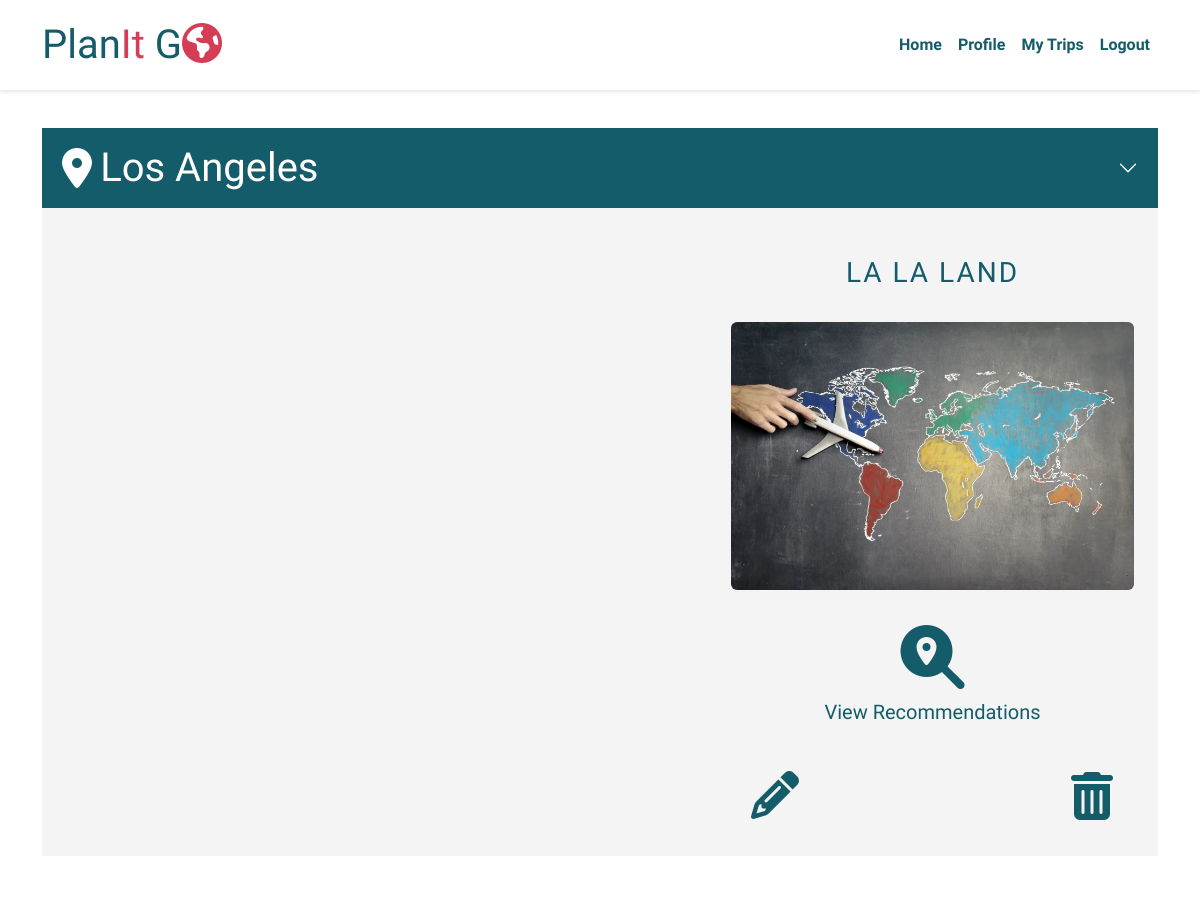
The app's page /trips/la-la-land-baby/49 (signed in, upper part), older data.
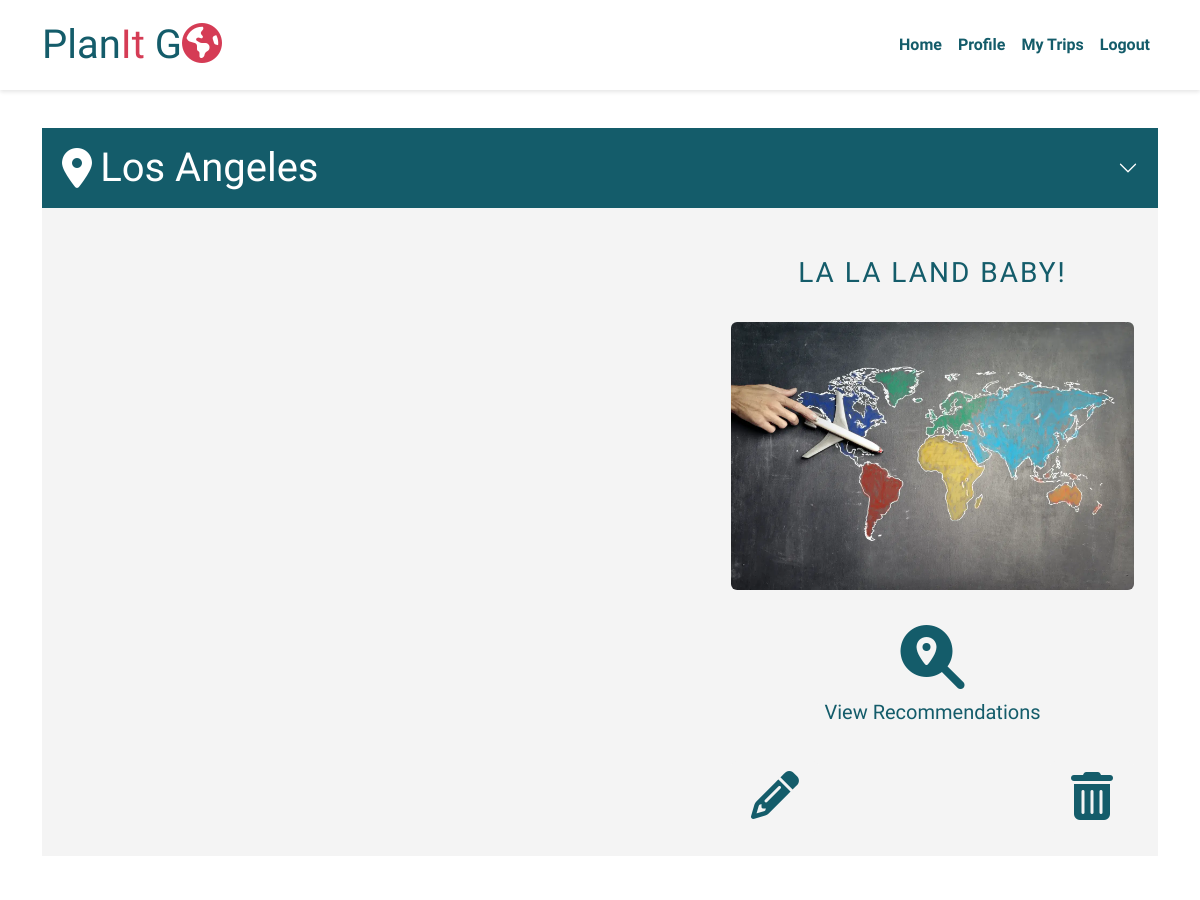
The same page, newer data.
### trips/models.py (models this page shows, shortened)
class Trip(models.Model):
    profile = models.ForeignKey(
        Profile, on_delete=models.CASCADE, related_name="trips"
    )
    location = models.ForeignKey(
        Location, on_delete=models.CASCADE, related_name="trips"
    )
    title = models.CharField(max_length=30, unique=True)
    slug = models.SlugField(max_length=30)
    description = models.TextField(blank=True)
    trip_image = CloudinaryField(
        "image",
        default="placeholder",
        transformation={
            "width": "1500",
            "height": "1000",
            "crop": "fill",
            "gravity": "auto",
            "fetch_format": "auto",
            "quality": "auto",
            "dpr": "auto",
            "responsive": True,
        },
        folder="/images/trips",
        format="webp",
    )
    start_date = models.DateField(blank=True, null=True)
    end_date = models.DateField(blank=True, null=True)
    created_on = models.DateTimeField(auto_now_add=True)
    is_complete = models.BooleanField(default=False)
    places = models.ManyToManyField(
        Place, related_name="trip_place", blank=True
    )
    class Meta:
        ordering = ["-start_date"]

### locations/models.py (models this page shows, shortened)
class Location(models.Model):
    city = models.CharField(max_length=50, unique=True)
    slug = models.SlugField(max_length=50)
    summary = models.TextField()
    latitude = models.DecimalField(max_digits=10, decimal_places=8)
    longitude = models.DecimalField(max_digits=11, decimal_places=8)
    image = CloudinaryField(
        "image",
        default="placeholder",
        folder="/images/locations",
        format="webp",
    )
    approved = models.BooleanField(default=False)
    class Meta:
        ordering = ["-city"]
    def __str__(self):
        return self.city

### trips/views.py (the view, shortened to what this page needs)
class TripDetailView(LoginRequiredMixin, View):
    def get(self, request, slug, trip_id, *args, **kwargs):
        trip = get_object_or_404(Trip, id=trip_id)
        if trip.profile.id == request.user.profile.id:
            geo_data = list(
                Place.objects.filter(
                    id__in=trip.places.values_list("id", flat=True)
                ).values("latitude", "longitude", "name")
            )
            geo_list = []
            p = Paginator(
                Place.objects.filter(location=trip.location, approved=True)
                .exclude(id__in=trip.places.values_list("id", flat=True))
                .order_by("-pk"),
                12,
            )
            page = request.GET.get("page")
            places = p.get_page(page)
            g_maps_api_key = os.environ.get("GOOGLE_MAPS_API_KEY")
            return render(
                request,
                "trips/trip_detail.html",
                {
                    "trip": trip,
                    "places": places,
                    "g_maps_api_key": g_maps_api_key,
                    "geo_list": geo_list,
                },
            )
        else:
            messages.add_message(
                request, messages.ERROR, "You can only access your own trips!"
            )
            raise PermissionDenied()

### trips/templates/trips/trip_detail.html (shortened to what this page needs)
{% extends "base.html" %}
{% block content %}
{% load static %}
{% include 'includes/trip_header.html' %}
{% endblock %}
{% block extras %}
{% load static %}
{% endblock extras %}

### templates/includes/trip_header.html
{% load static %}
<section id="trip-summary"
         class="mt-7 mb-5">
  <div class="container">
    <div class="row">
      <div class="col-12">
        <div class="accordion accordion-flush trip-details-accordion">
          <div class="accordion-item">
            <h2 class="accordion-header"
                id="flush-headingOne">
              <button class="accordion-button collapsed"
                      type="button"
                      data-bs-toggle="collapse"
                      data-bs-target="#flush-collapseOne"
                      aria-expanded="false"
                      aria-controls="flush-collapseOne">
                <span><i class="text-light display-6 fa-solid fa-location-dot"></i>&ensp;</span>
                <span class="text-light display-6">{{ trip.location }}</span>
              </button>
            </h2>
            <div id="flush-collapseOne"
                 class="accordion-collapse collapse show"
                 aria-labelledby="flush-headingOne"
                 data-bs-parent="#accordionFlushExample">
              <div class="accordion-body">
                <div class="row">
                  <div class="col-lg-7">
                    <div class="map-container p-4">
                      <div id="map"></div>
                    </div>
                  </div>
                  <div class="col-lg-5 d-flex flex-column justify-content-between">
                    <div class="text-container p-4">
                      <h3 class="text-center p-4">{{ trip.title }}</h3>
                      <div class="card border-0 bg-light">
                        <div class="card-body p-0">
                        {% if trip.description %}
                          <div class="card-text text-center p-4">
                            <p class="fst-italic m-0">{{ trip.description }}</p>
                          </div>
                        {% else %}
                          <img src="{{ trip.location.image.url }}" alt="An image of the trip location" class="img-fluid rounded">
                        {% endif %}
                        </div>
                      </div>
                    </div>
                    <div class="d-flex flex-column justify-content-center gap-2">
                      <a href="#trip-recommendations"
                         class="align-self-center"
                         aria-label="View recommendations for your trip destination">
                        <i class="fa-solid fa-magnifying-glass-location fa-4x link-transform"></i>
                      </a>
                      <p class="lead fw-light align-self-center m-0">View Recommendations</p>
                    </div>
                    <div class="d-flex justify-content-between p-4">
                      <div class="card border-0 bg-secondary">
                        <a href="{% url 'update_trip' trip.slug trip.id %}"
                           aria-label="Edit details of this trip">
                          <i class="fa-solid fa-pencil fa-3x anchor-icon link-transform"></i>
                        </a>
                      </div>
                      <div class="card border-0 bg-secondary">
                        <button class="btn btn-delete"
                                data-target_id="{{ trip.id }}"
                                data-task="delete_trip"
                                data-bs-toggle="modal"
                                data-bs-target="#modal-delete-confirm"
                                aria-label="Delete this trip">
                          <i class="fa-solid fa-trash-can fa-3x link-transform"></i>
                        </button>
                      </div>
                    </div>
                  </div>
                </div>
              </div>
            </div>
          </div>
        </div>
      </div>
    </div>
  </div>
</section>

Row changes from the older to the newer data that the page shows:
changed Trip "Los Angeles": title "LA LA LAND" → "LA LA LAND BABY!"
